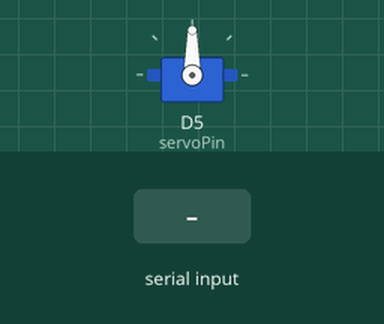
Recording of a sketch running on a simulated ESP8266 (Wemos D1 mini). On the bench: servo. The inputs (shaded band) are chosen by the test bench. What the sketch prints to the serial monitor is not drawn.

Above: at 1.7 s.
1.8 s: "30,150\n" received over Serial
At 2.6 s:
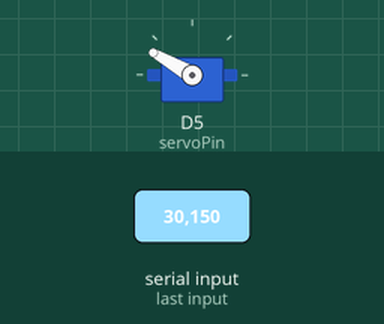
At 4.1 s:
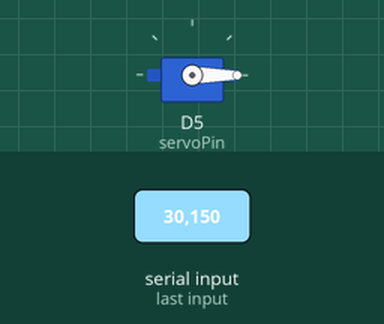
4.4 s: "90,45\n" received over Serial
At 4.8 s:
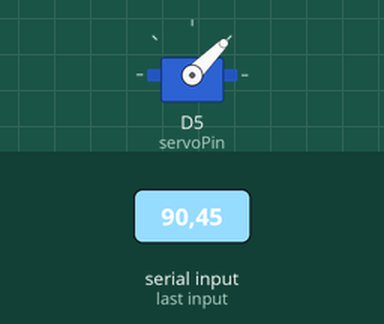
Timing chart, 0 to 7.4 s (numbered marks = the images above; inputs shaded):
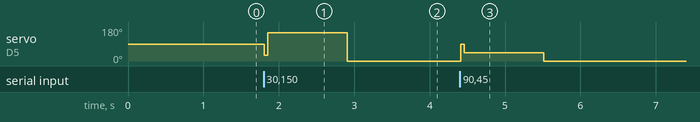

The sketch:

sg90_test.ino
```cpp
/*
 * SG90 舵机 - 简化测试（不联网）
 * 串口输入 0-180 控制舵机角度
 *
 * 接线：信号线 → D5，VCC → 5V，GND → GND
 */

#include <Servo.h>

Servo myServo;
const int servoPin = D5;
int angle = 90;

void setup() {
  Serial.begin(115200);
  delay(500);
  myServo.attach(servoPin);
  myServo.write(angle);

  Serial.println(F("\n=== SG90 舵机测试 ==="));
  Serial.println(F("舵机=D4, 串口 115200"));
  Serial.println(F("输入 0-180 设置角度\n"));
}

void loop() {
  if (Serial.available()) {
    int val = Serial.parseInt();
    if (val >= 0 && val <= 180) {
      angle = val;
      myServo.write(angle);
      Serial.print(F("角度: "));
      Serial.print(angle);
      Serial.println(F("°"));
    }
  }
  delay(50);
}
```

Measured:
- after the input at 1.8 s, servo on D5 (servoPin): 90° → 150° at once, → 0° 1.1 s later
- after the input at 4.4 s, servo on D5 (servoPin): 0° → 45° at once, → 0° 1.1 s later
